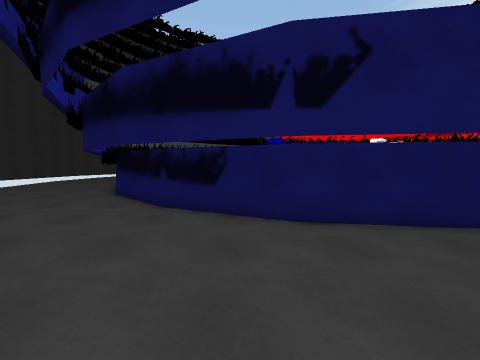
view 1 (above)

12 first-person views from a walk through a 3-D level made in the Unity game engine. The camera is 1.4 m above the floor, tilts 4° down and sees 90° across. The floor is counted in squares, 1 m on a side. Each view is taken from the middle of a square. On the plan, view 1 faces up. The plan holds only what a view shows up to about 13 squares ahead; the rest is blank. The place goes on beyond the plan. Some animated figures are not drawn. Some surface patterns are stand-ins.

view 2
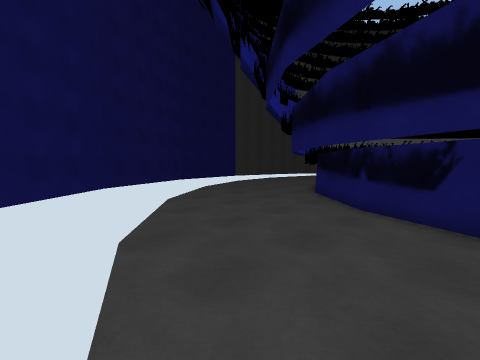

view 3
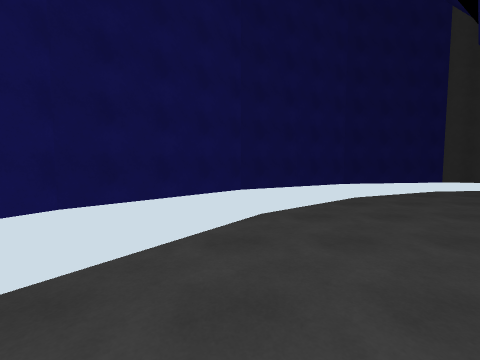

view 4
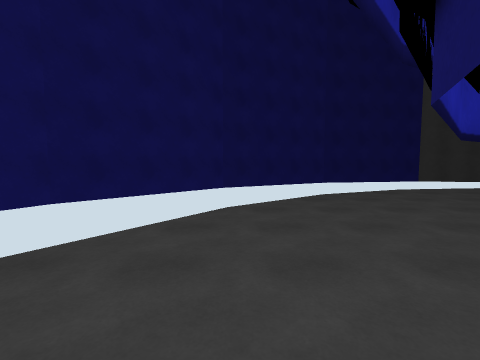

view 5
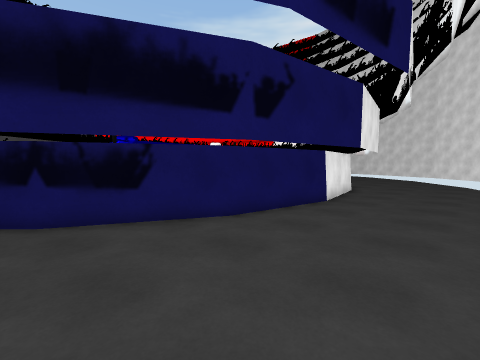

view 6
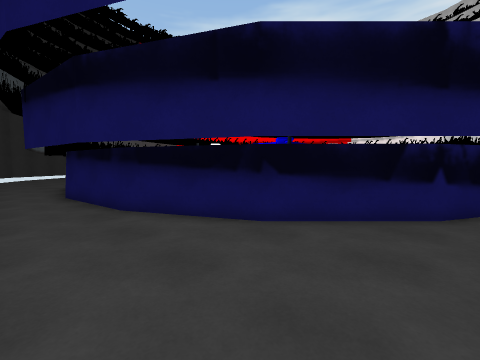

view 7
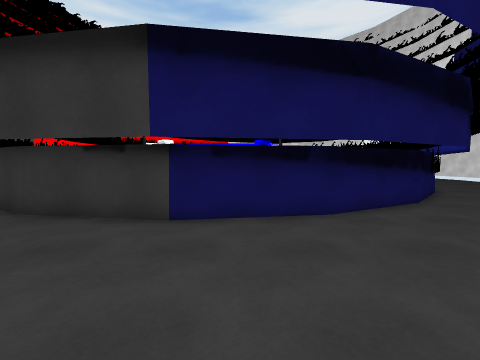

view 8
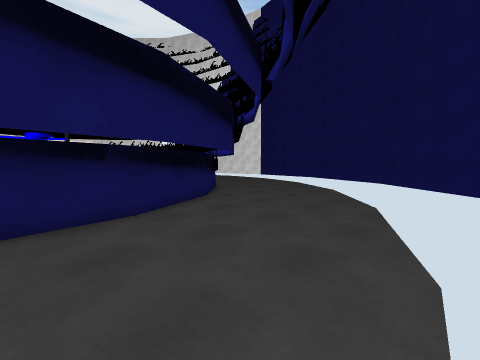

view 9
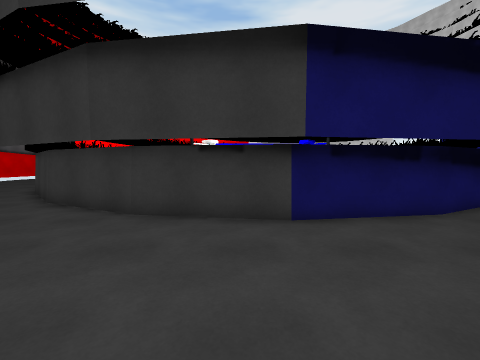

view 10
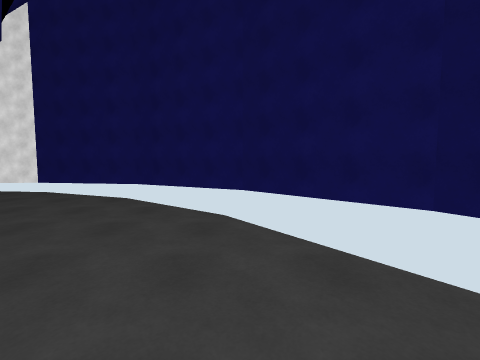

view 11
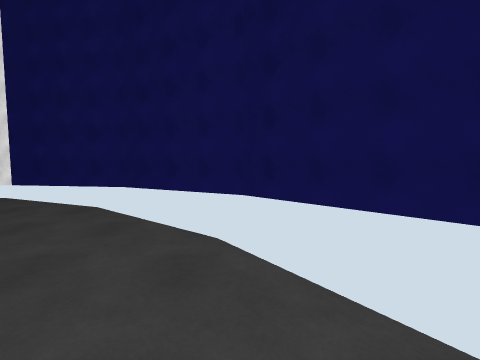

view 12
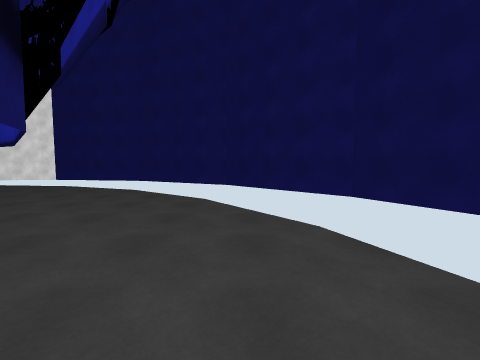

### Floor plan
Key: @ floor where view 1 was taken; # wall or solid block; . floor; = window, fence, low wall or low ledge; ^ raised ledge.
Columns run from 17 left of view 1 to 15 right of it. Each row starts with its distance up from view 1.
 25        ...
 24        ...=
 23      .... =
 22      .... =
 21      ....=
 20    . ....=
 19      ....=
 18      ....=
 17    ......=
 16    =.....=^
 15    =.....=^
 14    =..... =
 13     ......=^
 12    #=..... =
 11    ==......=^
 10    ==.......=^
  9   ====.......==
  8  ====#........==
  7 ====#==........#==
  6 #====##=..........====   ===
  5  ===#====..........   ###
  4  #=#======....................
  3    ======#=....................
  2     ======  =...................
  1      =====#=#=..................=
  0       ===#====#==@..
 -1        =#=======# #==
 -2         =======##===
 -3           =====#=====
 -4             ==

Positions as (right, up) in squares from view 1, and headings:
1: (0, 0), facing up
2: (0, 0), facing up-left
3: (-2, 4), facing left
4: (-1, 5), facing left
5: (-3, 1), facing up-right
6: (-10, 7), facing up-right
7: (-14, 17), facing right
8: (-14, 17), facing down-right
9: (-14, 20), facing right
10: (-9, 11), facing down
11: (-9, 9), facing down
12: (-10, 14), facing down
